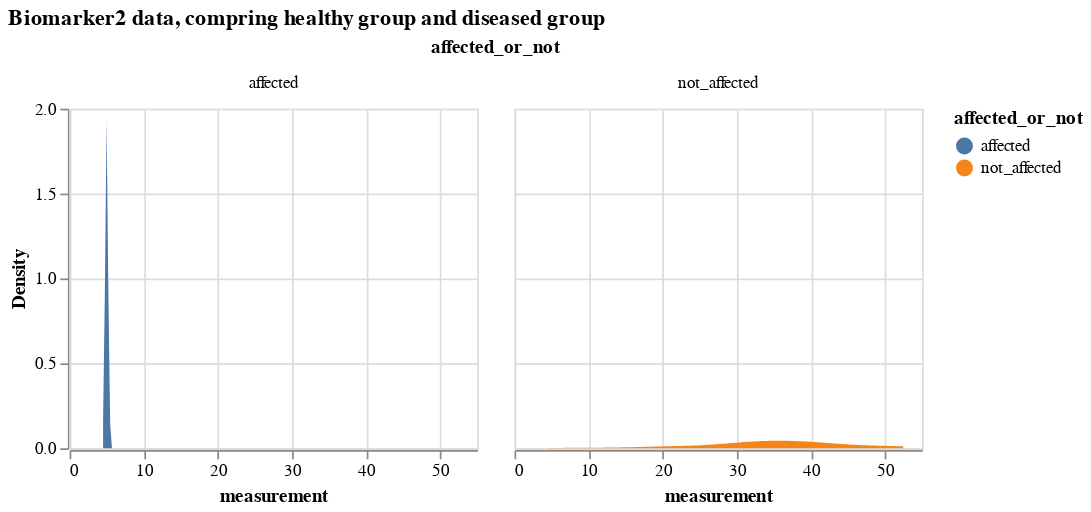

Notebook code cell kept with this figure:
### Markdown cell above
### Comparing a certain biomarker data

### Code cell
# select only biomarker 2 
bio_2_data = df_expanded[df_expanded.Biomarker=='Biomarker 2'].drop(['k_j', 'S_n', 'Biomarker'], axis = 1)
# biomarker2 data, comparing from diseased and healthy groups
alt.Chart(bio_2_data).transform_density(
    'measurement',
    as_=['measurement', 'Density'],
    groupby=['affected_or_not']
).mark_area().encode(
    x="measurement:Q",
    y="Density:Q",
    facet = alt.Facet(
        "affected_or_not:N",
    ),
    color=alt.Color(
        'affected_or_not:N'
    )
).properties(
    width= 240,
    height = 200,
).properties(
    title='Biomarker2 data, compring healthy group and diseased group'
)

### Figure 1 — Vega-Lite specification as saved in the notebook (floating-point values rounded to 4 significant figures)
{"config": {"view": {"continuousWidth": 300, "continuousHeight": 300}}, "data": {"name": "data-22e86fa5abe14ec139bf83103c4b33a1"}, "mark": {"type": "area"}, "encoding": {"color": {"field": "affected_or_not", "type": "nominal"}, "facet": {"field": "affected_or_not", "type": "nominal"}, "x": {"field": "measurement", "type": "quantitative"}, "y": {"field": "Density", "type": "quantitative"}}, "height": 200, "title": "Biomarker2 data, compring healthy group and diseased group", "transform": [{"density": "measurement", "groupby": ["affected_or_not"], "as": ["measurement", "Density"]}], "width": 240, "$schema": "https://vega.github.io/schema/vega-lite/v5.16.3.json", "datasets": {"data-22e86fa5abe14ec139bf83103c4b33a1": [{"participant": 0, "measurement": 5.036, "affected_or_not": "affected"}, {"participant": 1, "measurement": 4.696, "affected_or_not": "affected"}, {"participant": 2, "measurement": 38.04, "affected_or_not": "not_affected"}, {"participant": 3, "measurement": 5.127, "affected_or_not": "affected"}, {"participant": 4, "measurement": 28.95, "affected_or_not": "not_affected"}, {"participant": 5, "measurement": 8.831, "affected_or_not": "not_affected"}, {"participant": 6, "measurement": 5.099, "affected_or_not": "affected"}, {"participant": 7, "measurement": 31.56, "affected_or_not": "not_affected"}, {"participant": 8, "measurement": 31.07, "affected_or_not": "not_affected"}, {"participant": 9, "measurement": 51.81, "affected_or_not": "not_affected"}, {"participant": 10, "measurement": 46.02, "affected_or_not": "not_affected"}, {"participant": 11, "measurement": 25.97, "affected_or_not": "not_affected"}, {"participant": 12, "measurement": 45.62, "affected_or_not": "not_affected"}, {"participant": 13, "measurement": 5.196, "affected_or_not": "affected"}, {"participant": 14, "measurement": 41.87, "affected_or_not": "not_affected"}, {"participant": 15, "measurement": 4.963, "affected_or_not": "affected"}, {"participant": 16, "measurement": 4.899, "affected_or_not": "affected"}, {"participant": 17, "measurement": 4.996, "affected_or_not": "affected"}, {"participant": 18, "measurement": 5.215, "affected_or_not": "affected"}, {"participant": 19, "measurement": 5.27, "affected_or_not": "affected"}, {"participant": 20, "measurement": 4.846, "affected_or_not": "affected"}, {"participant": 21, "measurement": 5.161, "affected_or_not": "affected"}, {"participant": 22, "measurement": 5.052, "affected_or_not": "affected"}, {"participant": 23, "measurement": 33.93, "affected_or_not": "not_affected"}, {"participant": 24, "measurement": 5.071, "affected_or_not": "affected"}, {"participant": 25, "measurement": 5.395, "affected_or_not": "affected"}, {"participant": 26, "measurement": 4.898, "affected_or_not": "affected"}, {"participant": 27, "measurement": 4.875, "affected_or_not": "affected"}, {"participant": 28, "measurement": 42.9, "affected_or_not": "not_affected"}, {"participant": 29, "measurement": 4.951, "affected_or_not": "affected"}, {"participant": 30, "measurement": 4.837, "affected_or_not": "affected"}, {"participant": 31, "measurement": 4.952, "affected_or_not": "affected"}, {"participant": 32, "measurement": 4.799, "affected_or_not": "affected"}, {"participant": 33, "measurement": 41.32, "affected_or_not": "not_affected"}, {"participant": 34, "measurement": 4.913, "affected_or_not": "affected"}, {"participant": 35, "measurement": 4.666, "affected_or_not": "affected"}, {"participant": 36, "measurement": 38.5, "affected_or_not": "not_affected"}, {"participant": 37, "measurement": 4.905, "affected_or_not": "affected"}, {"participant": 38, "measurement": 23.06, "affected_or_not": "not_affected"}, {"participant": 39, "measurement": 5.148, "affected_or_not": "affected"}, {"participant": 40, "measurement": 38.87, "affected_or_not": "not_affected"}, {"participant": 41, "measurement": 4.516, "affected_or_not": "affected"}, {"participant": 42, "measurement": 4.983, "affected_or_not": "affected"}, {"participant": 43, "measurement": 5.028, "affected_or_not": "affected"}, {"participant": 44, "measurement": 36.77, "affected_or_not": "not_affected"}, {"participant": 45, "measurement": 36.31, "affected_or_not": "not_affected"}, {"participant": 46, "measurement": 33.1, "affected_or_not": "not_affected"}, {"participant": 47, "measurement": 5.319, "affected_or_not": "affected"}, {"participant": 48, "measurement": 5.084, "affected_or_not": "affected"}, {"participant": 49, "measurement": 26.52, "affected_or_not": "not_affected"}, {"participant": 50, "measurement": 4.975, "affected_or_not": "affected"}, {"participant": 51, "measurement": 5.133, "affected_or_not": "affected"}, {"participant": 52, "measurement": 4.889, "affected_or_not": "affected"}, {"participant": 53, "measurement": 31.63, "affected_or_not": "not_affected"}, {"participant": 54, "measurement": 5.115, "affected_or_not": "affected"}, {"participant": 55, "measurement": 4.971, "affected_or_not": "affected"}, {"participant": 56, "measurement": 4.651, "affected_or_not": "affected"}, {"participant": 57, "measurement": 4.668, "affected_or_not": "affected"}, {"participant": 58, "measurement": 5.064, "affected_or_not": "affected"}, {"participant": 59, "measurement": 5.095, "affected_or_not": "affected"}, {"participant": 60, "measurement": 4.905, "affected_or_not": "affected"}, {"participant": 61, "measurement": 5.204, "affected_or_not": "affected"}, {"participant": 62, "measurement": 32.77, "affected_or_not": "not_affected"}, {"participant": 63, "measurement": 4.968, "affected_or_not": "affected"}, {"participant": 64, "measurement": 30.9, "affected_or_not": "not_affected"}, {"participant": 65, "measurement": 34.05, "affected_or_not": "not_affected"}, {"participant": 66, "measurement": 33.11, "affected_or_not": "not_affected"}, {"participant": 67, "measurement": 16.89, "affected_or_not": "not_affected"}, {"participant": 68, "measurement": 5.372, "affected_or_not": "affected"}, {"participant": 69, "measurement": 40.52, "affected_or_not": "not_affected"}, {"participant": 70, "measurement": 19.24, "affected_or_not": "not_affected"}, {"participant": 71, "measurement": 4.724, "affected_or_not": "affected"}, {"participant": 72, "measurement": 51.32, "affected_or_not": "not_affected"}, {"participant": 73, "measurement": 38.91, "affected_or_not": "not_affected"}, {"participant": 74, "measurement": 4.929, "affected_or_not": "affected"}, {"participant": 75, "measurement": 5.121, "affected_or_not": "affected"}, {"participant": 76, "measurement": 52.47, "affected_or_not": "not_affected"}, {"participant": 77, "measurement": 5.048, "affected_or_not": "affected"}, {"participant": 78, "measurement": 30.35, "affected_or_not": "not_affected"}, {"participant": 79, "measurement": 4.721, "affected_or_not": "affected"}, {"participant": 80, "measurement": 4.971, "affected_or_not": "affected"}, {"participant": 81, "measurement": 4.664, "affected_or_not": "affected"}, {"participant": 82, "measurement": 5.38, "affected_or_not": "affected"}, {"participant": 83, "measurement": 5.038, "affected_or_not": "affected"}, {"participant": 84, "measurement": 4.718, "affected_or_not": "affected"}, {"participant": 85, "measurement": 48.2, "affected_or_not": "not_affected"}, {"participant": 86, "measurement": 4.867, "affected_or_not": "affected"}, {"participant": 87, "measurement": 5.211, "affected_or_not": "affected"}, {"participant": 88, "measurement": 36.51, "affected_or_not": "not_affected"}, {"participant": 89, "measurement": 36.56, "affected_or_not": "not_affected"}, {"participant": 90, "measurement": 4.868, "affected_or_not": "affected"}, {"participant": 91, "measurement": 4.731, "affected_or_not": "affected"}, {"participant": 92, "measurement": 37.25, "affected_or_not": "not_affected"}, {"participant": 93, "measurement": 5.169, "affected_or_not": "affected"}, {"participant": 94, "measurement": 5.137, "affected_or_not": "affected"}, {"participant": 95, "measurement": 4.942, "affected_or_not": "affected"}, {"participant": 96, "measurement": 21.56, "affected_or_not": "not_affected"}, {"participant": 97, "measurement": 4.904, "affected_or_not": "affected"}, {"participant": 98, "measurement": 5.075, "affected_or_not": "affected"}, {"participant": 99, "measurement": 41.95, "affected_or_not": "not_affected"}]}}
